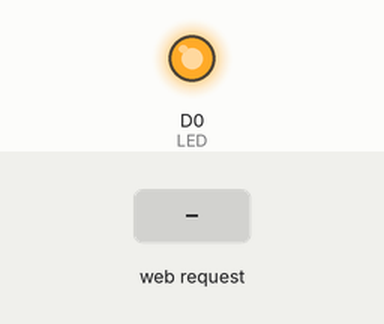
The sketch below on a simulated ESP8266 (NodeMCU). Shown: output pins drawn as LEDs (lit = HIGH). The test bench sets the inputs (shaded band). WiFi joins after 1.5 s; servers stay silent unless stated; storage starts empty; what the sketch prints to the serial monitor is not drawn.

Above: at 2.7 s.
2.8 s: HTTP request GET /toggle received
At 3.3 s:
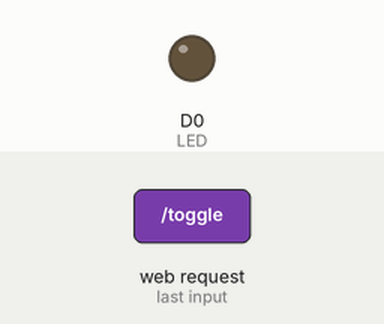
Timing chart, 0 to 5.8 s (numbered marks = the images above; inputs shaded):
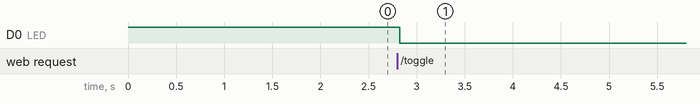

The sketch:

asyncweb_ex.ino
```cpp
#include <ESPAsyncTCP.h>
#include <ESPAsyncWebServer.h>
#include <ESP8266WiFi.h>
#include <FS.h>

#define LED D0

const char* ssid = "";
const char* pwd = "";
bool toggle = HIGH;
String ledState;


AsyncWebServer server(80);

void wifiConnect(String ssid, String pwd);
String processor(const String& var);

void setup() {
  // put your setup code here, to run once:
  Serial.begin(9600);
  pinMode(LED, OUTPUT);
  digitalWrite(LED, toggle);

  SPIFFS.begin();

  wifiConnect(ssid, pwd);

  server.on("/", HTTP_GET, [](AsyncWebServerRequest *request){
    request->send(SPIFFS, "/index.html", String(), false, processor);
  });

  server.on("/toggle", HTTP_GET, [](AsyncWebServerRequest *request){
    toggle = !toggle;
    digitalWrite(LED, toggle);
    request->send(SPIFFS, "/index.html", String(), false, processor);
  });
  server.begin();

}

void loop() {
  // put your main code here, to run repeatedly:

}

void wifiConnect(String ssid, String pwd){

  WiFi.begin(ssid, pwd);   // add Wi-Fi networks you want to connect to

  Serial.println("Connecting ...");

  while (WiFi.status() != WL_CONNECTED) { // Wait for the Wi-Fi to connect: scan for Wi-Fi networks, and connect to the strongest of the networks above
    delay(250);
    Serial.print('.');
  }

  Serial.println('\n');
  Serial.print("Connected to ");
  Serial.println(WiFi.SSID());              // Tell us what network we're connected to
  Serial.print("IP address:\t");
  Serial.println(WiFi.localIP());           // Send the IP address of the ESP8266 to the computer
}

String processor(const String& var){
  //Serial.println(var);
  if(var == "BUTTON"){
    if(digitalRead(LED)){
      ledState = "OFF";
    }
    else{
      ledState = "ON";
    }
    return ledState;
  }
  return String();
}
```

Measured:
- after the input at 2.8 s, D0 (LED): HIGH → LOW at once
